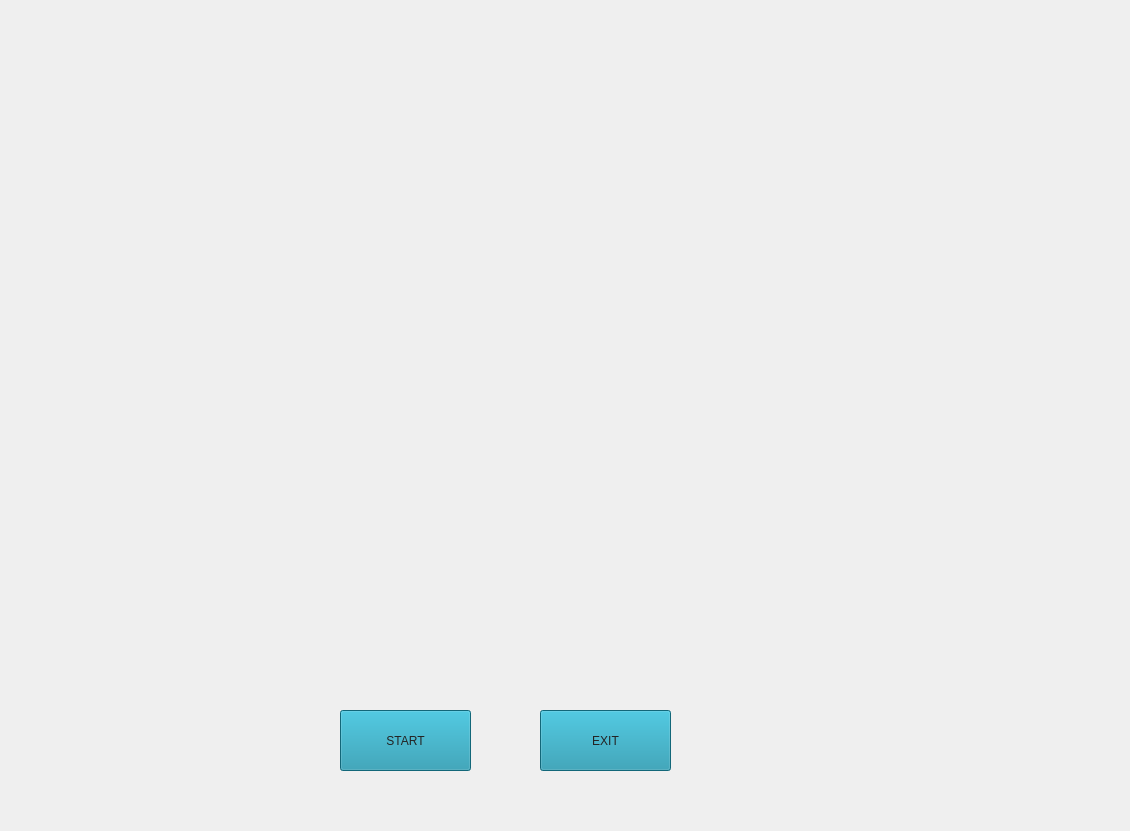
<?xml version="1.0" encoding="UTF-8"?>
<ui version="4.0">
 <class>JarvisUI</class>
 <widget class="QMainWindow" name="JarvisUI">
  <property name="geometry">
   <rect>
    <x>0</x>
    <y>0</y>
    <width>1130</width>
    <height>831</height>
   </rect>
  </property>
  <property name="windowTitle">
   <string>MainWindow</string>
  </property>
  <widget class="QWidget" name="centralwidget">
   <widget class="QLabel" name="label">
    <property name="geometry">
     <rect>
      <x>-10</x>
      <y>-10</y>
      <width>1141</width>
      <height>851</height>
     </rect>
    </property>
    <property name="text">
     <string/>
    </property>
    <property name="pixmap">
     <pixmap>../../../Downloads/G.U.I Material/B.G/Black_Template.jpg</pixmap>
    </property>
    <property name="scaledContents">
     <bool>true</bool>
    </property>
   </widget>
   <widget class="QLabel" name="label_2">
    <property name="geometry">
     <rect>
      <x>630</x>
      <y>40</y>
      <width>551</width>
      <height>391</height>
     </rect>
    </property>
    <property name="text">
     <string/>
    </property>
    <property name="pixmap">
     <pixmap>../../../Downloads/G.U.I Material/B.G/Iron_Template_1.gif</pixmap>
    </property>
    <property name="scaledContents">
     <bool>true</bool>
    </property>
   </widget>
   <widget class="QLabel" name="label_3">
    <property name="geometry">
     <rect>
      <x>150</x>
      <y>-30</y>
      <width>451</width>
      <height>301</height>
     </rect>
    </property>
    <property name="text">
     <string/>
    </property>
    <property name="pixmap">
     <pixmap>../../../Downloads/G.U.I Material/ExtraGui/initial.gif</pixmap>
    </property>
    <property name="scaledContents">
     <bool>true</bool>
    </property>
   </widget>
   <widget class="QLabel" name="label_4">
    <property name="geometry">
     <rect>
      <x>-140</x>
      <y>400</y>
      <width>611</width>
      <height>471</height>
     </rect>
    </property>
    <property name="text">
     <string/>
    </property>
    <property name="pixmap">
     <pixmap>../../../Downloads/G.U.I Material/VoiceReg/Siri_1.gif</pixmap>
    </property>
    <property name="scaledContents">
     <bool>true</bool>
    </property>
   </widget>
   <widget class="QLabel" name="label_5">
    <property name="geometry">
     <rect>
      <x>710</x>
      <y>440</y>
      <width>381</width>
      <height>341</height>
     </rect>
    </property>
    <property name="text">
     <string/>
    </property>
    <property name="pixmap">
     <pixmap>../../../Downloads/G.U.I Material/ExtraGui/Code_Template.gif</pixmap>
    </property>
    <property name="scaledContents">
     <bool>true</bool>
    </property>
   </widget>
   <widget class="QLabel" name="label_6">
    <property name="geometry">
     <rect>
      <x>190</x>
      <y>230</y>
      <width>381</width>
      <height>241</height>
     </rect>
    </property>
    <property name="text">
     <string/>
    </property>
    <property name="pixmap">
     <pixmap>../../../Downloads/G.U.I Material/ExtraGui/Earth_Template.gif</pixmap>
    </property>
    <property name="scaledContents">
     <bool>true</bool>
    </property>
   </widget>
   <widget class="QPushButton" name="pushButton">
    <property name="geometry">
     <rect>
      <x>340</x>
      <y>710</y>
      <width>131</width>
      <height>61</height>
     </rect>
    </property>
    <property name="styleSheet">
     <string notr="true">font: 81 14pt &quot;Karla ExtraBold&quot;;
border-color: rgb(31, 224, 234);
background-color: rgb(25, 144, 170);
color: rgb(35, 35, 35);</string>
    </property>
    <property name="text">
     <string>START</string>
    </property>
   </widget>
   <widget class="QPushButton" name="pushButton_2">
    <property name="geometry">
     <rect>
      <x>540</x>
      <y>710</y>
      <width>131</width>
      <height>61</height>
     </rect>
    </property>
    <property name="styleSheet">
     <string notr="true">font: 81 14pt &quot;Karla ExtraBold&quot;;
border-color: rgb(31, 224, 234);
background-color: rgb(25, 144, 170);
color: rgb(35, 35, 35);</string>
    </property>
    <property name="text">
     <string>EXIT</string>
    </property>
   </widget>
  </widget>
 </widget>
 <resources/>
 <connections/>
</ui>
